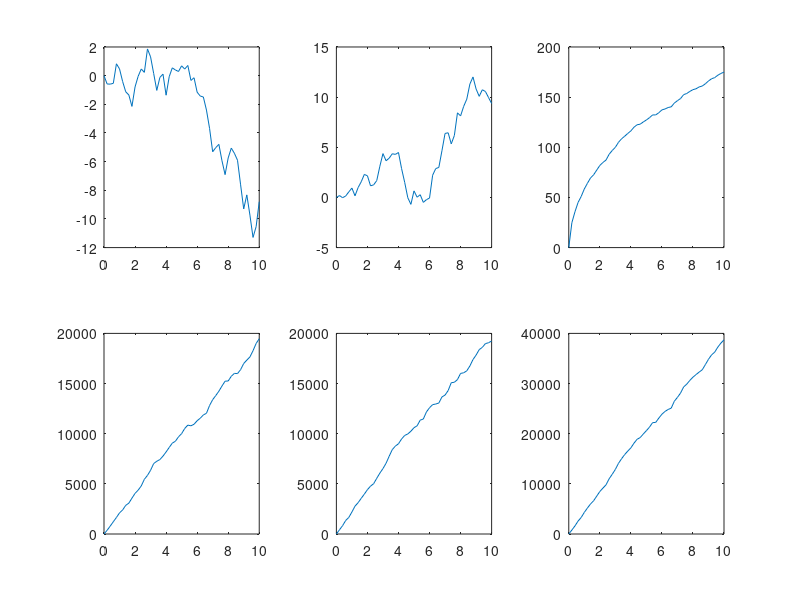

The MATLAB source for this figure:
Dur = 10;
dt = 0.2;
D = 20;
Nstep = ceil(Dur/dt);
t(1) = 0;
x = zeros(500,1);
y = zeros(500,1);

   for i = 1:Nstep*500;
    x(i+500) = x(i)+D*randn;
    y(i+500) = y(i)+D*randn;
   end
   for i = 1:Nstep+1;
   t(i) = (i-1)*dt
   x1(i) = mean(x(500*(i-1)+1:500*i));
   x2(i) = mean((x(500*(i-1)+1:500*i)).^2);
   y1(i) = mean(y(500*(i-1)+1:500*i));
   y2(i) = mean((y(500*(i-1)+1:500*i)).^2);
   r1(i) = mean((((x(500*(i-1)+1:500*i)).^2)+(y(500*(i-1)+1:500*i)).^2).^(1/2))
   r2(i) = mean(((x(500*(i-1)+1:500*i)).^2)+(y(500*(i-1)+1:500*i)).^2)
   end

subplot(231),plot(t,x1);
subplot(232),plot(t,y1);
subplot(233),plot(t,r1);
subplot(234),plot(t,x2);
subplot(235),plot(t,y2);
subplot(236),plot(t,r2);

